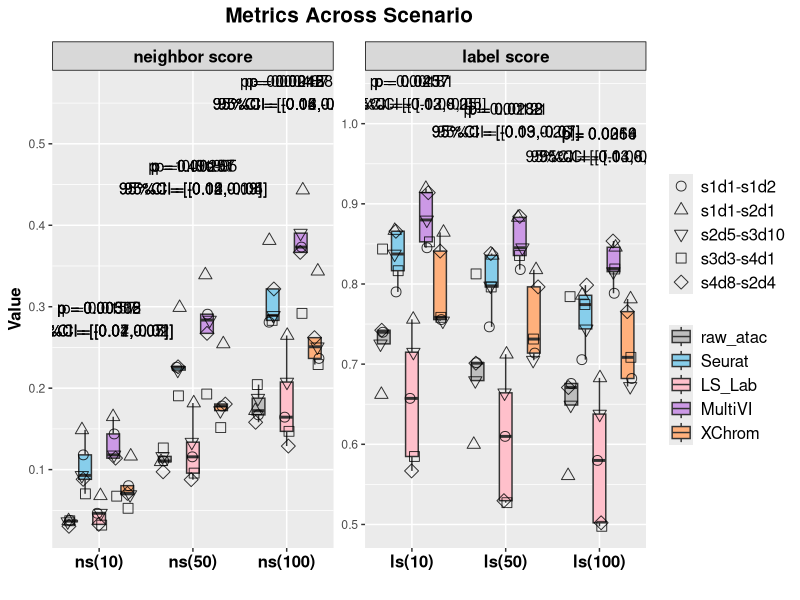
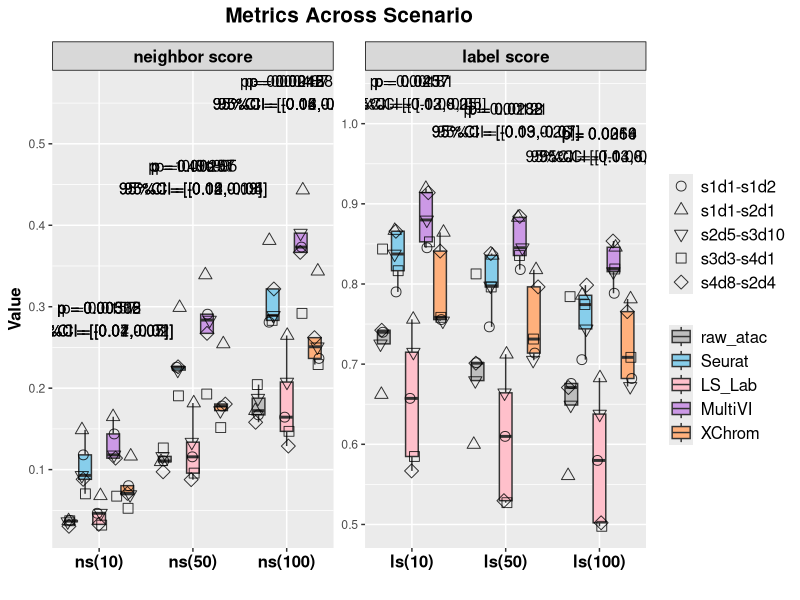

Recreate these plots in R, in order.
library(ggplot2)
library(readr)
library(dplyr)
library(tidyr)
library(purrr)
library(jsonlite)


df <- read_csv('test_r4_inter_method_nsls.csv')
r = 4

# Convert Metric & Method & Dataset to factor and specify the order
df$Metric <- factor(df$Metric, levels = c("ns(10)", "ns(50)", "ns(100)", 
                                          "ls(10)", "ls(50)", "ls(100)"))
df$Method <- factor(df$Method, levels = c('raw_atac',"Seurat", "LS_Lab", "MultiVI", "XChrom"))
df$Dataset<-factor(df$Dataset,levels = c('s1d1-s1d2','s1d1-s2d1','s2d5-s3d10','s3d3-s4d1','s4d8-s2d4'))
df %>%
  group_by(Metric, Method) %>%
  summarise(Dataset_Count = n_distinct(Dataset), .groups = "drop")

#################################### facet ######################################
#Add 2 new column to group ns(k=10,50,100) and ls(k=10,50,100),respectively

df <- df %>%
  mutate(MetricType = ifelse(grepl("ns", Metric), "neighbor score", "label score"))%>%
  mutate(MetricType = factor(MetricType, levels = c("neighbor score", "label score")))

# Obtain all the methods that need to be compared (excluding XChrom itself)
other_methods <- unique(df$Method[df$Method != "XChrom"])

# Extract the data of XChrom as the benchmark
xchrom_data <- df %>% 
  filter(Method == "XChrom") %>% 
  select(Dataset, Metric, MetricType, Value_XChrom = Value)

# Generate comparative data
comparison_data <- df %>%
  filter(Method != "XChrom") %>% 
  inner_join(xchrom_data, by = c("Dataset", "Metric", "MetricType")) %>%
  mutate(diff = Value_XChrom - Value)


perform_tests <- function(differences, digits_round = r,
                          exact = FALSE, correct = TRUE) {
  d <- differences[is.finite(differences)]
  if (!is.null(digits_round)) d <- round(d, digits_round)
  
  n <- length(d)
  if (n < 2) return(list(p_value = NA_real_, test_method = "insufficient_n"))
  
  if (sd(d) == 0) {
    if (all(abs(d) < .Machine$double.eps)) {
      return(list(p_value = 1, test_method = "no-diff"))
    } else {
      k <- sum(d > 0); n_nonzero <- sum(d != 0)
      p <- binom.test(k, n_nonzero, p = 0.5, alternative = "two.sided")$p.value
      return(list(p_value = p, test_method = "Sign test (binom)"))
    }
  }
  shapiro_p <- if (n >= 3) {
    tryCatch(shapiro.test(d)$p.value, error = function(e) NA_real_)
  } else NA_real_
  
  if (!is.na(shapiro_p) && shapiro_p > 0.05) {
    p <- t.test(d, mu = 0)$p.value
    return(list(p_value = p, test_method = "paired t-test"))
  } else {
    p <- suppressWarnings(wilcox.test(d,alternative = "two.sided",mu = 0, exact = FALSE, correct = TRUE)$p.value)
    return(list(p_value = p, test_method = "Wilcoxon signed-rank"))
  }
}


# Calculate statistical results
annotation_df <- comparison_data %>%
  group_by(Metric, Method) %>%  # Group by Metric & Method
  summarise(
    mean_diff = mean(diff, na.rm = TRUE),
    se_diff = sd(diff, na.rm = TRUE) / sqrt(n()),
    lower_ci = mean_diff - qt(0.975, df = n()-1) * se_diff,
    upper_ci = mean_diff + qt(0.975, df = n()-1) * se_diff,
    test = list(perform_tests(diff)),
    .groups = "drop"
  ) %>%
  mutate(
    p_value = as.numeric(purrr::map_dbl(test, "p_value")),
    test_method = purrr::map_chr(test, "test_method"),
    p_value_label = ifelse(p_value < 0.05,
                           paste0("p = ", signif(p_value, digits = 3)),
                           NA_character_)
  ) %>%
  # Merge the MetricType and Y-axis position information
  left_join(distinct(df, Metric, MetricType), by = "Metric") %>% 
  left_join(
    df %>% group_by(Metric) %>% summarise(max_val = max(Value)),
    by = "Metric"
  ) %>% 
  mutate(y_position = ifelse(p_value < 0.05, max_val + 0.12, NA_real_))

out <- annotation_df %>%
  mutate(test = map_chr(test, ~ toJSON(.x, auto_unbox = TRUE)))
write_csv(out, paste0('interMethod_nsls_r',r,"_test.csv"))


ggplot(df, aes(x = Metric, y = Value,)) +
  geom_boxplot(aes(group = interaction(Metric, Method), fill = Method), 
               alpha = 1, outlier.shape = NA) +  
  geom_jitter(
    aes(group = interaction(Metric, Method), shape = Dataset),
    position = position_jitterdodge(
      jitter.width = 0.2,   
      dodge.width = 0.8    
    ),size = 3,alpha = 0.8,color = "black",stroke = 0.5)+
  scale_fill_manual(values = c('raw_atac'='grey',"Seurat" = "skyblue", 'LS_Lab' = "pink",'MultiVI'='#CC99E6',"XChrom" = "#FFB07C")) +
  scale_shape_manual(
    values = c(
      "s1d1-s1d2" = 1,    
      "s1d1-s2d1" = 2,    
      "s4d8-s2d4" = 5,    
      "s3d3-s4d1" = 0,    
      "s2d5-s3d10" = 6    
    ))+
  scale_x_discrete(expand = expansion(add = c(0.5, 0.5))) +  
  guides(shape = guide_legend(order = 1), fill = guide_legend(order = 2)) + 
  facet_wrap(~MetricType, scales = "free")+
  theme_set(theme_bw())+
  # theme_minimal() +
  theme(
    axis.text.x = element_text(angle = 0, hjust = 0.5, size = 12, face = "bold", color = "black", margin = margin(t =2)),
    axis.title = element_text(size = 12, color = "black", face = "bold"),
    legend.title = element_blank(),
    plot.title = element_text(hjust = 0.5, size = 15, face = "bold",margin = margin(b = 10)),
    legend.text = element_text(size = 12),
    strip.background = element_rect(fill = rgb(0.5, 0.5, 0.5, 0.3),color = "black", size = 0.5), 
    strip.text = element_text(size = 12, face = "bold", color = "black"),
    strip.text.x = element_text(size = 12, face = "bold",color = "black"), 
  ) +
  labs(title = "Metrics Across Scenario", x = "", y = "Value") +
  geom_text(
    data = annotation_df[annotation_df$p_value<0.05,],
    aes(x = Metric, y = y_position,group = MetricType, 
        label = paste0(p_value_label, "\n95%CI = [",
                       round(lower_ci, 2), ",",
                       round(upper_ci, 2), "]")),
    inherit.aes = FALSE,size = 4,
    color = "black",hjust = 0.5)


ggsave(paste0("inter_method_nsls_r",r,'.pdf'), plot = last_plot(), 
       width = 20, height = 8, units = "in",dpi=300)
